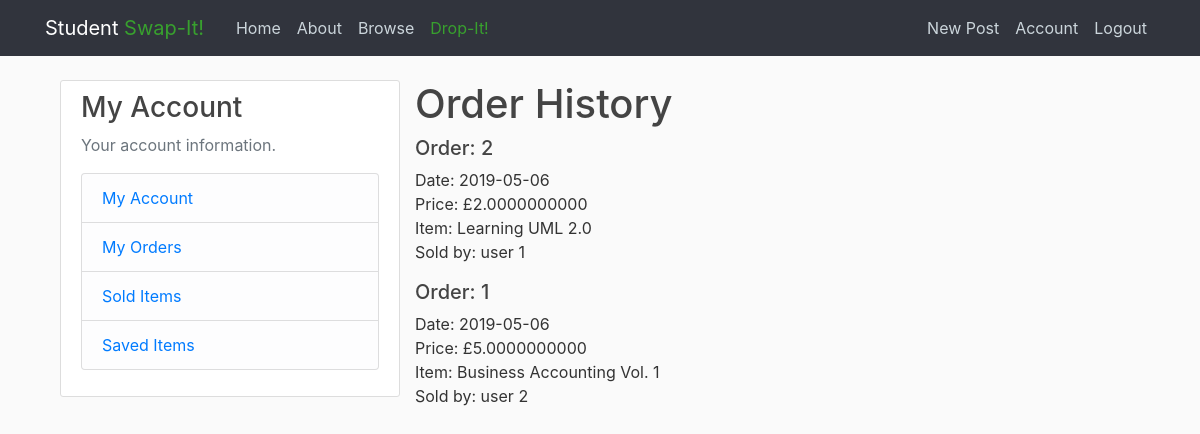
Screenshot of /user/3/orders (signed in) with the database file from the repository.
### flaskblog/models.py (models this page shows, shortened)
class Order(db.Model):
    order_id = db.Column(db.Integer, primary_key=True)
    date = db.Column(db.DateTime, nullable=False, default=datetime.utcnow)
    billing_address = db.Column(db.String(250), nullable=False)
    billing_postcode = db.Column(db.String(10), nullable=False)
    delivery_address = db.Column(db.String(250), nullable=False)
    deliver_postcode = db.Column(db.String(10), nullable=False)
    book_id = db.Column(db.Integer, db.ForeignKey('purchased_book.id'), nullable=False)
    user_id = db.Column(db.Integer, db.ForeignKey('user.id'), nullable=False)
    price = db.Column(db.Float(4,2), nullable=False, default=00.00)
    book_details = db.relationship('PurchasedBook', backref='book_deets', lazy=True)

class PurchasedBook(db.Model):
    id = db.Column(db.Integer, primary_key=True)
    title = db.Column(db.String(100), nullable=False)
    isbn = db.Column(db.String(20), nullable=False)
    year = db.Column(db.String, nullable=False)
    author = db.Column(db.String(100), nullable=False)
    seller = db.Column(db.Integer, db.ForeignKey('user.id'), nullable=False)
    price = db.Column(db.Float, nullable=False)
    date_purchased = db.Column(db.DateTime, nullable=False, default=datetime.utcnow)
    buyer = db.Column(db.Integer, db.ForeignKey('user.id'), nullable=False)
    orders = db.relationship('Order', backref='purchased_order', lazy=True)

### flaskblog/routes.py (the view)
@app.route("/user/<int:user_id>/orders")
def user_orders(user_id):
    user = User.query.filter_by(id=user_id).first_or_404()
    orders = Order.query.filter_by(user_id=current_user.id)\
        .order_by(Order.date.desc())
    return render_template('user_orders.html', orders=orders, user=user)

### flaskblog/models.py (called while the page is built)
@login_manager.user_loader
def load_user(user_id):
    return User.query.get(int(user_id))

### flaskblog/templates/user_orders.html
{% extends "layout.html" %}
{% block content %}
	<div class="col-md-4 left">
        <div class="content-section">
            <h3>My Account</h3>
            <p class='text-muted'>Your account information.
              <ul class="list-group">
                <li class="list-group-item list-group-item-light"><a href="{{ url_for('account') }}">My Account</a></li>
                <li class="list-group-item list-group-item-light"><a href="{{ url_for('user_orders', user_id=current_user.id) }}">My Orders</a></li>
                <li class="list-group-item list-group-item-light"><a href="{{ url_for('user_sold', user_id=current_user.id) }}">Sold Items</a></li>
                <li class="list-group-item list-group-item-light"><a href="{{ url_for('cart_display') }}">Saved Items</a></li>
              </ul>
            </p>
        </div>
    </div>
    <h1>Order History</h1>
    {% for order in orders %}
	    <h5>Order: {{ order.order_id }}</h5>
	    <p>
	    	Date: {{ order.date.strftime('%Y-%m-%d') }} <br>
	    	Price: £{{ order.price }} <br>
	    	Item: {{ order.book_details.title }} <br>
	    	Sold by: user {{ order.book_details.seller }} <br>
	    </p>
    {% endfor %}
{% endblock content %}

### flaskblog/static/main.css (style rules this page uses)
body { background: #fafafa; color: #333333; margin-top: 5rem; }
h1, h2, h3, h4, h5, h6 { color: #444444; }
.content-section { background: #ffffff; padding: 10px 20px; border: 1px solid #dddddd; border-radius: 3px; margin-bottom: 20px; }
.left { float: left; margin-left: 0%; margin-right: 0%; }

### rows the page displays
Order: order_id "2", date "2019-05-06", price "2.0000000000", book_details "Learning UML 2.0", book_details.seller "1"
Order: order_id "1", date "2019-05-06", price "5.0000000000", book_details "Business Accounting Vol. 1", book_details.seller "2"
